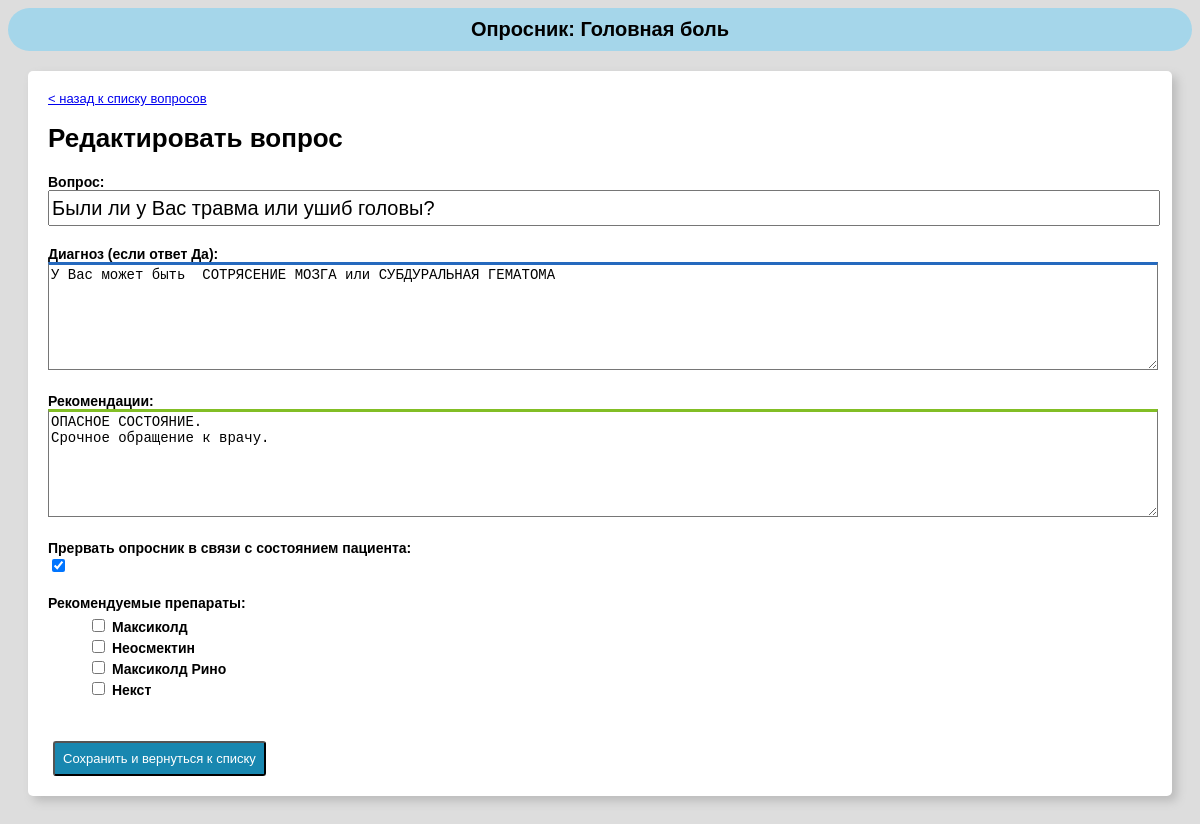
/headache/edit/3/, run on the app's committed database.
### headache/models.py (models this page shows, shortened)
class Question(models.Model):
    question_order_id = models.IntegerField('Порядковый номер', default=0)
    question_text = models.CharField('Текст вопроса', max_length=100, default="")
    diagnosis_text = models.CharField('Диагноз', max_length=2000, default="")
    recommendations_text = models.CharField('Рекомендации', max_length=2000, default="")
    interrupt_boolean = models.BooleanField(default=False)
    drugs = models.ManyToManyField(Drug)

### headache/views.py (the view)
# urls.py: path('edit/<int:question_id>/', views.edit, name='edit'),
def edit(request, question_id):
	question_to_edit = get_object_or_404(Question, pk=question_id)
	form = QuestionForm( initial= {
		'question_id': question_to_edit.id,
		'question_order_id': question_to_edit.question_order_id,
		'question_text': question_to_edit.question_text,
		'diagnosis_text': question_to_edit.diagnosis_text,
		'recommendations_text': question_to_edit.recommendations_text,
		'interrupt_boolean': question_to_edit.interrupt_boolean,
		'drugs': question_to_edit.drugs.all(),
		})
	message = 'Редактировать вопрос'
	return render(request, 'headache/question.html', {'form': form, 'message': message, 'dictionary': dictionary,})

### headache/forms.py
class QuestionForm(forms.Form):
	question_id = forms.CharField(label='',widget=forms.HiddenInput())
	question_order_id = forms.CharField(widget=forms.HiddenInput())
	question_text = forms.CharField(label='Вопрос:', required=False)
	diagnosis_text = forms.CharField(label='Диагноз (если ответ Да):', widget=forms.Textarea, required=False)
	recommendations_text = forms.CharField(label='Рекомендации:', widget=forms.Textarea, required=False)
	interrupt_boolean = forms.BooleanField(label='Прервать опросник в связи с состоянием пациента', required=False)
	drugs = forms.ModelMultipleChoiceField(label='Рекомендуемые препараты', required=False, widget=forms.CheckboxSelectMultiple, queryset=Drug.objects.all())

### headache/models.py (called while the page is built)
    def __str__(self):
        return self.drug_name

### headache/templates/headache/question.html (shortened to what this page needs)
<!DOCTYPE HTML>
<html>
<head>
<link rel="stylesheet" href="https://use.fontawesome.com/releases/v5.2.0/css/all.css">
</head>
<body>
<div class="app_name">{{ dictionary.app_name }}</div>
{% if form %}
	<div class="editor_wrapper">
		<a href="{% url 'headache:index' %}">&lt; назад к списку вопросов</a>
		{% if message %}
			<h1> {{ message }}</h1>
		{% endif %}
		<form action="{% url 'headache:submit' %}" method="post">
    		{{ form }}
			<br><br><input type="submit" value="Сохранить и вернуться к списку">
		</form>
	</div>
{% else %}
    <p>Такого вопроса нет</p>
{% endif %}
</body>
</html>

### headache/templates/headache/question.html (style rules this page uses)
body { font-family: sans-serif; font-size: 13px; background-color: #ddd; }
.app_name { font-size: 20px; font-weight: bold; text-align: center; display: block; height: auto; padding: 10px; background-color: #a5d6ea; border-radius: 50px; }
label { display: block; margin-top: 20px; font-weight: bold; font-size: 14px; }
ul { margin-top: 5px; }
li { list-style: none; }
li > label { display: inherit; margin-top: 2px; }
textarea { font-size: 14px; }
.editor_wrapper { background-color: white; border-radius: 5px; display: block; padding: 20px; margin: 20px; margin-bottom: 30px; box-shadow: 5px 5px 10px #bbb; }
.editor_wrapper input[type=submit] { padding: 8px; background-color: #1887b0; border-radius: 3px; display: inline-block; margin: 0 5px; text-decoration: none; color: white; font-size: 13px; -webkit-transition: background-color 500ms ease-out; -moz-transition: background-color 500ms ease-out; -o-transition: background-color 500ms ease-out; transition: background-color 500ms ease-out; }
#id_question_text { font-size: 20px; width: 100%; height: 30px; }
#id_diagnosis_text { width: 100%; height: 100px; border-top: 3px solid #2569be; }
#id_recommendations_text { width: 100%; height: 100px; border-top: 3px solid #82be25; }

### data on the page
Question: question_text "Были ли у Вас травма или ушиб головы?", diagnosis_text "У Вас может быть СОТРЯСЕНИЕ МОЗГА или СУБДУРАЛЬНАЯ ГЕМАТОМА", recommendations_text "ОПАСНОЕ СОСТОЯНИЕ. Срочное обращение к врачу.", interrupt_boolean "☑"

### other printed values
{{ dictionary.app_name }} "Опросник: Головная боль"
{{ message }} "Редактировать вопрос"
